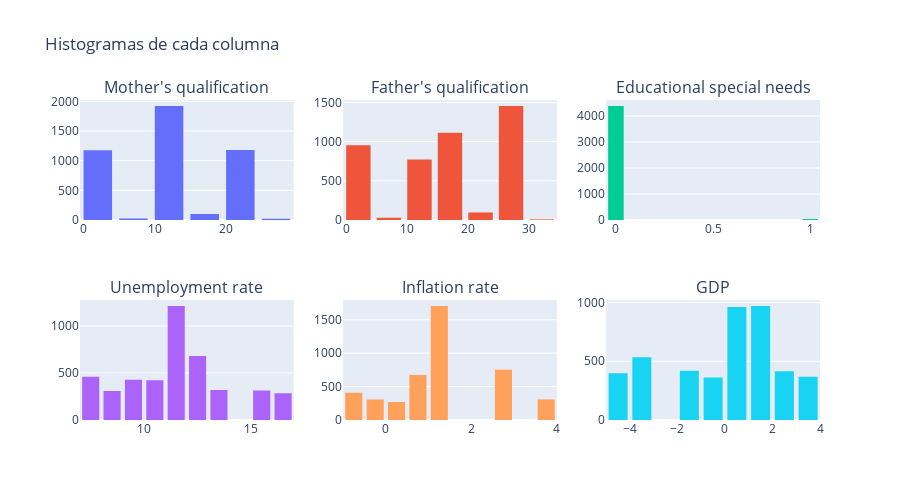

This figure's notebook cell:
### Code cell
# Crear dataframe sin la columna Target sólo con fines de graficación
df_media_clases = df_media_clases.iloc[:,0:6]

fig = make_subplots(rows=2, cols=3, subplot_titles=df_media_clases.columns)

for i, col in enumerate(df_media_clases.columns):
    ax = i//3 + 1
    ay = i%3 + 1
    fig.add_trace(go.Histogram(x=df_media_clases[col], name=col, nbinsx=11), ax, ay)
    
fig.update_layout(title='Histogramas de cada columna', bargap=0.2, height=500, width=900, showlegend=False)

### Figure 1 — Plotly figure (JSON) as saved in the notebook; plotly's stock layout.template omitted (floating-point values rounded to 4 significant figures; data arrays with more than 128 entries replaced by an {"elided": "..."} marker saying what was removed)
{"data": [{"name": "Mother's qualification", "nbinsx": 11, "type": "histogram", "x": {"elided": "4424 int values"}, "xaxis": "x", "yaxis": "y"}, {"name": "Father's qualification", "nbinsx": 11, "type": "histogram", "x": {"elided": "4424 int values"}, "xaxis": "x2", "yaxis": "y2"}, {"name": "Educational special needs", "nbinsx": 11, "type": "histogram", "x": {"elided": "4424 int values"}, "xaxis": "x3", "yaxis": "y3"}, {"name": "Unemployment rate", "nbinsx": 11, "type": "histogram", "x": {"elided": "4424 float values"}, "xaxis": "x4", "yaxis": "y4"}, {"name": "Inflation rate", "nbinsx": 11, "type": "histogram", "x": {"elided": "4424 float values"}, "xaxis": "x5", "yaxis": "y5"}, {"name": "GDP", "nbinsx": 11, "type": "histogram", "x": {"elided": "4424 float values"}, "xaxis": "x6", "yaxis": "y6"}], "layout": {"annotations": [{"font": {"size": 16}, "showarrow": false, "text": "Mother's qualification", "x": 0.1444, "xanchor": "center", "xref": "paper", "y": 1, "yanchor": "bottom", "yref": "paper"}, {"font": {"size": 16}, "showarrow": false, "text": "Father's qualification", "x": 0.5, "xanchor": "center", "xref": "paper", "y": 1, "yanchor": "bottom", "yref": "paper"}, {"font": {"size": 16}, "showarrow": false, "text": "Educational special needs", "x": 0.8556, "xanchor": "center", "xref": "paper", "y": 1, "yanchor": "bottom", "yref": "paper"}, {"font": {"size": 16}, "showarrow": false, "text": "Unemployment rate", "x": 0.1444, "xanchor": "center", "xref": "paper", "y": 0.375, "yanchor": "bottom", "yref": "paper"}, {"font": {"size": 16}, "showarrow": false, "text": "Inflation rate", "x": 0.5, "xanchor": "center", "xref": "paper", "y": 0.375, "yanchor": "bottom", "yref": "paper"}, {"font": {"size": 16}, "showarrow": false, "text": "GDP", "x": 0.8556, "xanchor": "center", "xref": "paper", "y": 0.375, "yanchor": "bottom", "yref": "paper"}], "bargap": 0.2, "height": 500, "showlegend": false, "title": {"text": "Histogramas de cada columna"}, "width": 900, "xaxis": {"anchor": "y", "domain": [0, 0.2889]}, "xaxis2": {"anchor": "y2", "domain": [0.3556, 0.6444]}, "xaxis3": {"anchor": "y3", "domain": [0.7111, 1]}, "xaxis4": {"anchor": "y4", "domain": [0, 0.2889]}, "xaxis5": {"anchor": "y5", "domain": [0.3556, 0.6444]}, "xaxis6": {"anchor": "y6", "domain": [0.7111, 1]}, "yaxis": {"anchor": "x", "domain": [0.625, 1]}, "yaxis2": {"anchor": "x2", "domain": [0.625, 1]}, "yaxis3": {"anchor": "x3", "domain": [0.625, 1]}, "yaxis4": {"anchor": "x4", "domain": [0, 0.375]}, "yaxis5": {"anchor": "x5", "domain": [0, 0.375]}, "yaxis6": {"anchor": "x6", "domain": [0, 0.375]}}}
